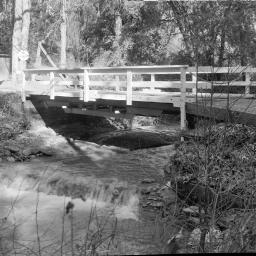
#> input picture CV_Course/CV_liao/Midterm/bridge.jpg, 256 x 256 px
$ python bridge.py
#> lines starting #> are read from the running program, lines starting #| are printed output that depends on the picture; long printed decimals are rounded
import cv2, json, os
import numpy as np

# THIS CODE IS WRITTEN UNEFFICIENTLY, BECAUSE THIS JUST FOR SHOWING RESULT
# AND HAND IN THE TAKE HOME TEST WITH THE IMAGE

# this is for the first question "start"
def question_1() :
    # read image and toward fft the image to frequency domain for three questions
    # and set difference image
    bridge = cv2.imread("bridge.jpg",0)
    bridge_difference = np.zeros((256,256))
    bridge_f = np.fft.fft2(bridge)
    bridge_fshift = np.fft.fftshift(bridge_f).flatten()

    # use fft to get magnitude
    magnitude_spectrum_bridge = np.abs(bridge_fshift)
    magnitude_spectrum_bridge_original = magnitude_spectrum_bridge
    magnitude_spectrum_normalized = np.log(magnitude_spectrum_bridge).reshape(bridge.shape[0],bridge.shape[1])
    magnitude_spectrum_normalized_bridge_original = (magnitude_spectrum_normalized-np.min(magnitude_spectrum_normalized))/(np.max(magnitude_spectrum_normalized)-np.min(magnitude_spectrum_normalized))

    # use fft to get phase
    phase_bridge = np.angle(bridge_fshift)

    # sort the coefficients
    magnitude_spectrum_bridge  = np.argsort(magnitude_spectrum_bridge)
    magnitude_spectrum_bridge_max = magnitude_spectrum_bridge[int((len(magnitude_spectrum_bridge))*3/4):]

    # keep the largest 1/4 coefficients
    for i in range(len(magnitude_spectrum_bridge)) :
        if i in magnitude_spectrum_bridge_max :
            pass
        else :

            # set up for 1 just for observing the spectrum before and after
            # i try 0 and 1, but almost no difference between this two
            magnitude_spectrum_bridge_original[i] = 0

    # view the spectrum for recover one
    image_recover_original_normalize = [np.log(value) if value > 0 else 0 for value in magnitude_spectrum_bridge_original ]
    magnitude_spectrum_normalized_bridge_new = (image_recover_original_normalize-np.min(image_recover_original_normalize))/(np.max(image_recover_original_normalize)-np.min(image_recover_original_normalize))

    # reshape the magnitude_spectrum_bridge / phase_bridge numpy array / and spectrum
    magnitude_spectrum_bridge_original = magnitude_spectrum_bridge_original.reshape(bridge.shape[0],bridge.shape[1])
    phase_bridge = phase_bridge.reshape(bridge.shape[0],bridge.shape[1])
    magnitude_spectrum_normalized_bridge_new = magnitude_spectrum_normalized_bridge_new.reshape(bridge.shape[0],bridge.shape[1])

    # use the formula to get the real number and imaginary number, then combine them
    image_recover_original = np.multiply(magnitude_spectrum_bridge_original, np.exp(1j*phase_bridge))

    # inverse fft to spatial domain
    image_recover_original = np.fft.ifftshift(image_recover_original)
    image_recover = np.fft.ifft2(image_recover_original)
    image_recover = np.real(image_recover)

    # show spectrum
    spectrum_all = np.hstack((magnitude_spectrum_normalized_bridge_original,magnitude_spectrum_normalized_bridge_new))
    cv2.imshow("Question 1/Question 1'" + 's Answers(Image A) Spectrum', spectrum_all)
    cv2.imwrite("Question 1/Question 1'" + 's Answers(Image A) Spectrum.jpg', spectrum_all*255)

    # normalize that recovered image with saving largest coefficients
    image_recover = (image_recover - np.amin(image_recover))/(np.amax(image_recover) - np.amin(image_recover))
    cv2.imwrite("Question 1/Question 1'" + 's Answers(Image A).jpg', image_recover*255)

    # caculate error with mse
    bridge_difference = (bridge/255).astype("float") - image_recover.astype("float")
    current_error_mse = np.sum(((bridge/255).astype("float") - image_recover.astype("float")) ** 2)
    current_error_mse = current_error_mse / float(256 * 256)

    return image_recover, current_error_mse , bridge_difference
# ======================================================================================

# this is for the second question "start"
def question_2() :

    # read image and toward fft the image to frequency domain for three questions
    bridge = cv2.imread("bridge.jpg",0)
    bridge_new = np.zeros(bridge.shape)

    # and set difference image
    bridge_difference = np.zeros((256,256))

    # keep the largest 1/4 coefficients
    for i in range(16) :
        for j in range(16) :

            # set up some variables
            current_pixel = list()
            current_sort, current_sort_max = list(), list()

            # adding current pixels
            for x in range(16) :
                for y in range(16) :
                    current_pixel.append(bridge[i*16+x][j*16+y])

            # here are for fourier transformation
            current_pixel = np.array(current_pixel).reshape((16,16))

            current_pixel_bridge_f = np.fft.fft2(current_pixel)
            current_pixel_bridge_fshift = np.fft.fftshift(current_pixel_bridge_f)

            # use fft to get magnitude
            magnitude_spectrum_current_pixel = np.abs(current_pixel_bridge_fshift)

            # use fft to get phase
            phase_current_pixel = np.angle(current_pixel_bridge_fshift)

            # append current 256 magnitude to list
            for x in range(16) :
                for y in range(16) :
                    current_sort.append(magnitude_spectrum_current_pixel[x][y])

            current_sort  = np.sort(current_sort)
            current_sort_max = current_sort[int((len(current_sort))*3/4):]

            # find 1/4 largest
            for x in range(16) :
                for y in range(16) :
                    if magnitude_spectrum_current_pixel[x][y] in current_sort_max :
                        pass
                    else :
                        magnitude_spectrum_current_pixel[x][y] = 0

            # use the formula to get the real number and imaginary number, then combine them
            image_recover_current = np.multiply(magnitude_spectrum_current_pixel, np.exp(1j*phase_current_pixel))

            # inverse fft to spatial domain
            image_recover_current = np.fft.ifftshift(image_recover_current)
            image_recover_current = np.fft.ifft2(image_recover_current)
            image_recover_current = np.real(image_recover_current)

            # normalize that recovered image with saving largest coefficients
            # image_recover_current = (image_recover_current - np.amin(image_recover_current))/(np.amax(image_recover_current) - np.amin(image_recover_current))

            # recover image to new one
            for x in range(16) :
                for y in range(16) :
                    bridge_new[i*16+x][j*16+y] = image_recover_current[x][y]

    # normalize that recovered image with saving largest coefficients
    bridge_new = (bridge_new - np.amin(bridge_new))/(np.amax(bridge_new) - np.amin(bridge_new))
    cv2.imwrite("Question 1/Question 2'" + 's Answers(Image B).jpg', bridge_new*255)

    # caculate error with mse
    bridge_difference = (bridge/255).astype("float") - bridge_new.astype("float")
    current_error_mse = np.sum(((bridge/255).astype("float") - bridge_new.astype("float")) ** 2)
    current_error_mse = current_error_mse / float(256 * 256)

    return bridge_new, current_error_mse , bridge_difference
# ======================================================================================

# this is for the third question "start"
def question_3() :
    # read image and toward fft the image to frequency domain for three questions
    bridge_original = cv2.imread("bridge.jpg",0)
    bridge_resize = np.zeros((128,128))

    # and set difference image
    bridge_difference = np.zeros((256,256))

    # bridge_resize = cv2.resize(bridge_original, (128, 128))
    # using average method by my own, instead of function
    for i in range(128) :
        for j in range(128) :

            # if using this way below, it will go wrong, it's programming grammarly mistake
            # print(bridge_original[i*2:2*(i+1)][j*2:2*(j+1)])

            # use this
            bridge_resize[i][j] = np.mean(bridge_original[i*2:(i+1)*2,j*2:(j+1)*2])

    bridge_f = np.fft.fft2(bridge_resize)
    bridge_fshift = np.fft.fftshift(bridge_f)
    bridge_fshift_padded = np.pad(bridge_fshift, ((64,64), (64,64)), mode='constant')

    # inverse fft to spatial domain
    image_recover = np.fft.ifftshift(bridge_fshift_padded)
    image_recover = np.fft.ifft2(image_recover)
    image_recover = np.real(image_recover)

    # normalize that recovered image with saving largest coefficients
    image_recover = (image_recover - np.amin(image_recover))/(np.amax(image_recover) - np.amin(image_recover))
    cv2.imwrite("Question 1/Question 3'" + 's Answers(Image C).jpg', image_recover*255)

    # caculate error with mse
    bridge_difference = (bridge_original/255).astype("float") - image_recover.astype("float")
    current_error_mse = np.sum(((bridge_original/255).astype("float") - image_recover.astype("float")) ** 2)
    current_error_mse = current_error_mse / float(256 * 256)

    return image_recover, current_error_mse , bridge_difference
# ======================================================================================

if __name__ == "__main__":

    # create folder
    if not os.path.exists("Question 1") :
        os.makedirs("Question 1")

    # declare some variables
    # define error
    error_dict = dict()
    error_dict["Error"] = dict()

    # show all answer and show MSE
    bridge = cv2.imread("bridge.jpg",0)
#> bridge is the input picture: shape (256, 256); min 0, max 255, mean 114.2
    image_recover_1, current_error_mse_1 , bridge_difference_1 = question_1()
#> in question_1, `magnitude_spectrum_normalized = np.log(magnitude_spectrum_bridge).resh..`:
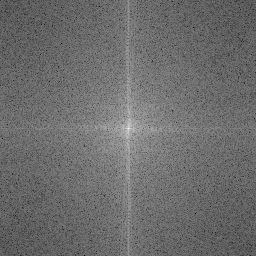
#> magnitude_spectrum_normalized: shape (256, 256) float64; min 2.12, max 15.83, mean 7.98; drawn with min black and max white
#> in question_1, `magnitude_spectrum_bridge_max = magnitude_spectrum_bridge[int((len(mag..`: magnitude_spectrum_bridge_max = 16384 values, max 65434 at index 1659, min 86 at index 1657, mean 32853.9
#> in question_1, `image_recover_original_normalize = [np.log(value) if value > 0 else 0 ..`: image_recover_original_normalize = 65536 items
#> in question_1, `spectrum_all = np.hstack((magnitude_spectrum_normalized_bridge_origina..`:
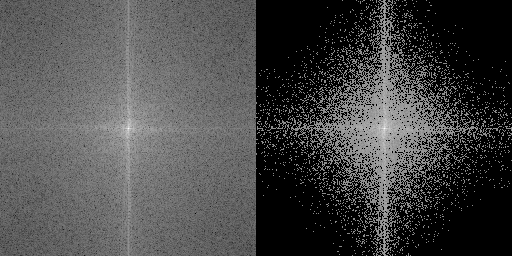
#> spectrum_all: shape (256, 512) float64; min 0, max 1, mean 0.286
#> in question_1, `current_error_mse = np.sum(((bridge/255).astype("float") - image_recov..`: current_error_mse = 129.5
#> in question_1, `current_error_mse = current_error_mse / float(256 * 256)`: current_error_mse = 0.00198
#> current_error_mse_1 = 0.00198
    image_recover_2, current_error_mse_2 , bridge_difference_2 = question_2()
#> in question_2, `bridge_difference = (bridge/255).astype("float") - bridge_new.astype("..`:
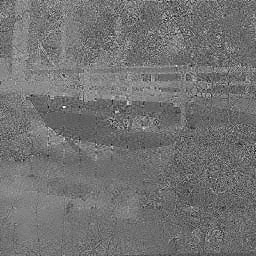
#> bridge_difference: shape (256, 256) float64; min -0.245, max 0.292, mean -0.00394; drawn with min black and max white
#> in question_2, `current_error_mse = np.sum(((bridge/255).astype("float") - bridge_new...`: current_error_mse = 129.5
#> in question_2, `current_error_mse = current_error_mse / float(256 * 256)`: current_error_mse = 0.00198
#> current_error_mse_2 = 0.00198
    image_recover_3, current_error_mse_3 , bridge_difference_3 = question_3()
#> in question_3, `bridge_difference = (bridge_original/255).astype("float") - image_reco..`:
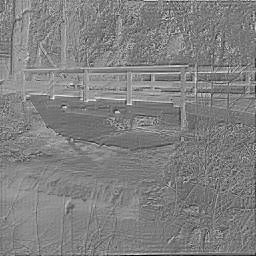
#> bridge_difference: shape (256, 256) float64; min -0.451, max 0.397, mean -0.022; drawn with min black and max white
#> in question_3, `current_error_mse = np.sum(((bridge_original/255).astype("float") - im..`: current_error_mse = 380.9
#> in question_3, `current_error_mse = current_error_mse / float(256 * 256)`: current_error_mse = 0.00581
#> current_error_mse_3 = 0.00581

    img_combine_all = np.hstack((bridge/255,image_recover_1,image_recover_2,image_recover_3))
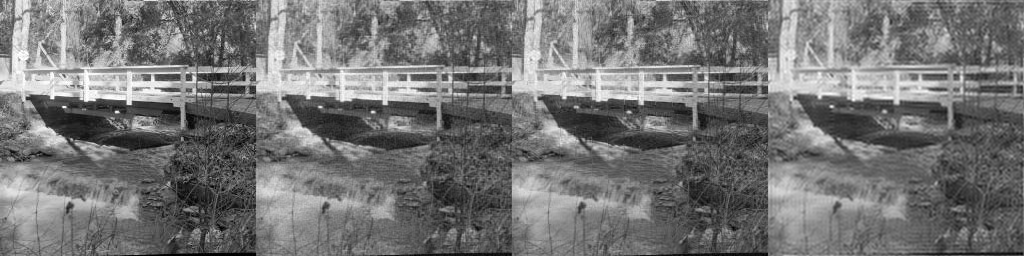
#> img_combine_all: shape (256, 1024) float64; min 0, max 1, mean 0.457
    difference_combine_all = np.hstack((bridge_difference_1,bridge_difference_2,bridge_difference_3))
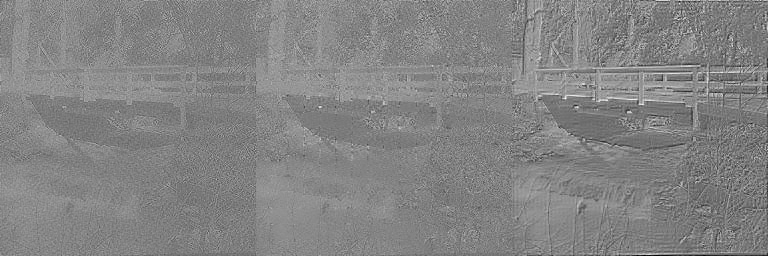
#> difference_combine_all: shape (256, 768) float64; min -0.451, max 0.397, mean -0.0127; drawn with min black and max white

    # show image and save
    cv2.imshow("Question 1'" + 's Answers', img_combine_all)
    cv2.imshow("Question 1'" + 's Answers Difference', difference_combine_all)
    cv2.imwrite("Question 1/Question 1'" + 's All Answers.jpg', img_combine_all*255)
    cv2.imwrite("Question 1/Question 1'" + 's All Answers Difference.jpg', difference_combine_all*255)
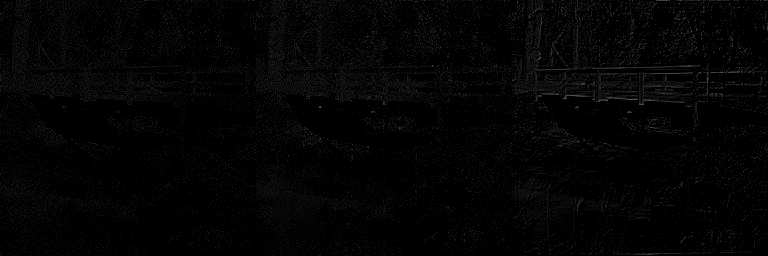
#> saved as Question 1's All Answers Difference.jpg: shape (256, 768); min 0, max 101, mean 3.8

    print("MSE Error : {\n\tQuestion 1(Image A with Original One) : %.10f,\n\tQuestion 2(Image B with Original One) : %.10f,\n\tQuestion 3(Image C with Original One) : %.10f,\n}" %(current_error_mse_1,current_error_mse_2,current_error_mse_3))
#| MSE Error : {
#| 	Question 1(Image A with Original One) : 0.001976,
#| 	Question 2(Image B with Original One) : 0.001977,
#| 	Question 3(Image C with Original One) : 0.005812,
#| }

    # save result
    error_dict["Error"]["Question 1(Image A with Original One)"] = current_error_mse_1
    error_dict["Error"]["Question 2(Image B with Original One)"] = current_error_mse_2
    error_dict["Error"]["Question 3(Image C with Original One)"] = current_error_mse_3

    # write error file
    with open("Question 1/Question 1's Error.json", 'w') as outfile:
        json.dump(error_dict, outfile)

    # wait for ESC key to exit
    if cv2.waitKey(0) == 27:
#> (key Esc is pressed here)
        cv2.destroyAllWindows()
